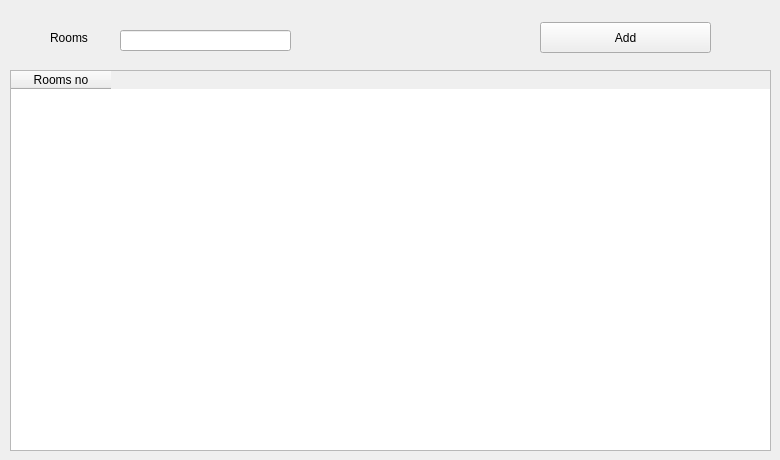
      <widget class="QWidget" name="tab_7">
       <attribute name="title">
        <string>Rooms</string>
       </attribute>
       <widget class="QPushButton" name="pushButton_15">
        <property name="geometry">
         <rect>
          <x>540</x>
          <y>22</y>
          <width>171</width>
          <height>31</height>
         </rect>
        </property>
        <property name="text">
         <string>Add</string>
        </property>
       </widget>
       <widget class="QLineEdit" name="lineEdit_19">
        <property name="geometry">
         <rect>
          <x>120</x>
          <y>30</y>
          <width>171</width>
          <height>21</height>
         </rect>
        </property>
       </widget>
       <widget class="QLabel" name="label_26">
        <property name="geometry">
         <rect>
          <x>50</x>
          <y>30</y>
          <width>61</width>
          <height>16</height>
         </rect>
        </property>
        <property name="text">
         <string>Rooms</string>
        </property>
       </widget>
       <widget class="QTableWidget" name="tableWidget_3">
        <property name="geometry">
         <rect>
          <x>10</x>
          <y>70</y>
          <width>761</width>
          <height>381</height>
         </rect>
        </property>
        <column>
         <property name="text">
          <string>Rooms no</string>
         </property>
        </column>
       </widget>
      </widget>
